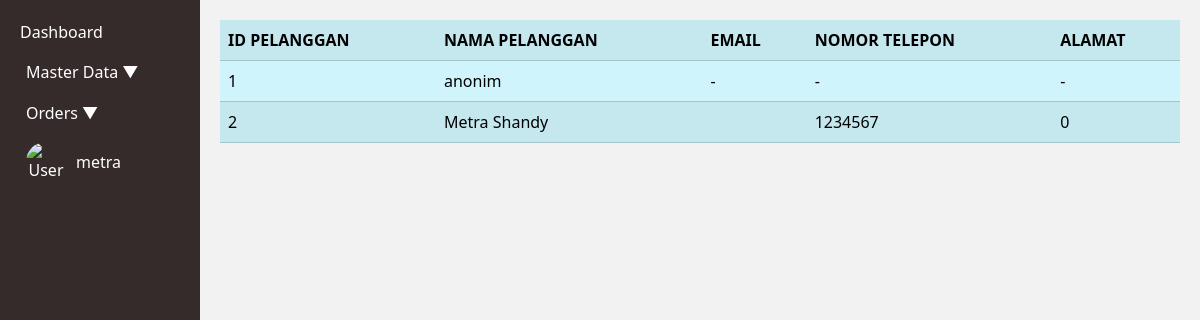
/index.php?page=pelanggan (signed in), run on an earlier commit of the app's database.
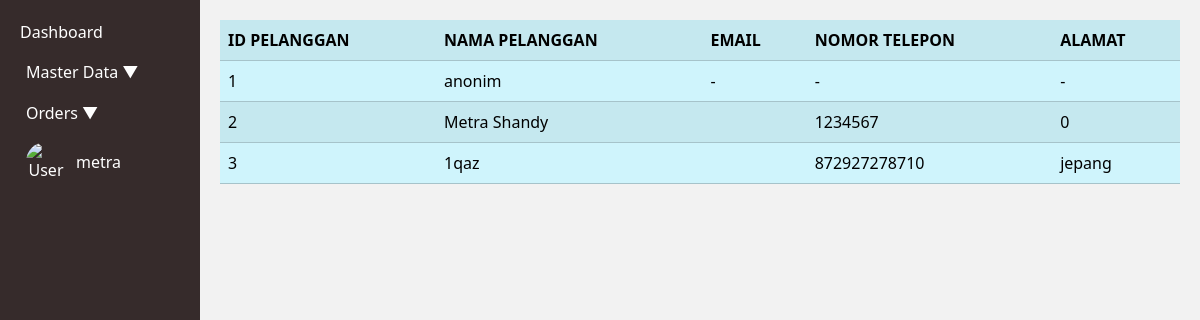
And on a later commit of the database.
### tables this page shows
CREATE TABLE `tb_pelanggan` (
  `Id_pelanggan` int(4) NOT NULL AUTO_INCREMENT,
  `username` varchar(15) NOT NULL,
  `email` varchar(15) NOT NULL,
  `no_tlp` varchar(15) NOT NULL,
  `alamat` varchar(10) NOT NULL,
  `password` varchar(15) NOT NULL,
  PRIMARY KEY (`Id_pelanggan`)
);

### pelanggan.php (the view)
<?php
$mysqli = new mysqli("localhost", "root", "", "apotek");
$result = $mysqli->query("SELECT * from tb_pelanggan");
?>
<table class="table table-info table-striped">
    <tr>
        <th>ID PELANGGAN</th>
        <th>NAMA PELANGGAN</th>
        <th>EMAIL</th>
        <th>NOMOR TELEPON</th>
        <th>ALAMAT</th>
    </tr>
    <?php
    foreach ($result as $row) {
        echo "<tr>";
        echo "<td>";
        echo $row['Id_pelanggan'];
        echo "</td>";
        echo "<td>";
        echo $row['username'];
        echo "</td>";
        echo "<td>";
        echo $row['email'];
        echo "</td>";
        echo "<td>";
        echo $row['no_tlp'];
        echo "</td>";
        echo "<td>";
        echo $row['alamat'];
        echo "</tr>";
    }
    ?>
</table>

### index.php (shortened to what this page needs)
<!DOCTYPE html>
<html lang="en">
<head>
    <link href="https://cdn.jsdelivr.net/npm/bootstrap@5.3.2/dist/css/bootstrap.min.css" rel="stylesheet">
</head>
<body>
    <div class="container-fluid">
        <div class="row">
            <div class="col-2 sidebar">
                <ul>
                    <li><a href="index.php?page=dashboard">Dashboard</a></li>
                    <li>
                        <button class="btn-toggle" onclick="toggleMenu('master-collapse')">
                            Master Data <span>&#9660;</span>
                        </button>
                    </li>
                    <li>
                        <button class="btn-toggle" onclick="toggleMenu('orders-collapse')">
                            Orders <span>&#9660;</span>
                        </button>
                    </li>
                    <li>
                        <button class="btn-toggle" onclick="toggleMenu('account-collapse')">
                            <div class="user-info d-flex align-items-center">
                                <img src="gambar/user2.png" alt="User">
                                <span><?php echo $_SESSION['username']; ?></span>
                            </div>
                        </button>
                    </li>
                </ul>
            </div>
            <div class="col content">
                <?php
                if (isset($_GET['page'])) {
                    $target = $_GET['page'] . ".php";
                    if (file_exists($target)) {
                        include $target;
                    } else {
                        echo "<p class='text-danger'>Halaman tidak ditemukan!</p>";
                    }
                } else {
                    echo "<h1>Selamat datang di Admin Panel!</h1>";
                }
                ?>
            </div>
        </div>
    </div>
</body>
</html>

### index.php (style rules this page uses)
body { background-color: #f2f2f2; }
.sidebar { background-color: #362b2b; color: white; min-height: 100vh; padding: 20px; }
.sidebar ul { list-style: none; padding: 0; }
.sidebar ul li { margin-bottom: 15px; }
.sidebar ul li a, .sidebar ul li button { color: white; text-decoration: none; }
.sidebar ul li button { background: none; border: none; cursor: pointer; }
.content { padding: 20px; }
.user-info img { width: 40px; height: 40px; border-radius: 50%; margin-right: 10px; }

What changed in the data, as far as the page shows it:
added tb_pelanggan: Id_pelanggan "3", username "1qaz", no_tlp "872927278710", alamat "jepang"
